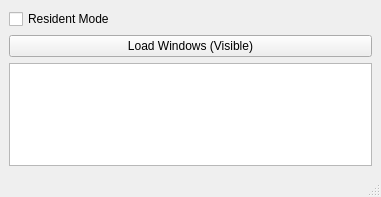
<?xml version="1.0" encoding="UTF-8"?>
<ui version="4.0">
 <class>MainWindow</class>
 <widget class="QMainWindow" name="MainWindow">
  <property name="geometry">
   <rect>
    <x>0</x>
    <y>0</y>
    <width>381</width>
    <height>197</height>
   </rect>
  </property>
  <property name="windowTitle">
   <string>MainWindow</string>
  </property>
  <widget class="QWidget" name="centralwidget">
   <layout class="QGridLayout" name="gridLayout">
    <item row="1" column="0">
     <widget class="QPushButton" name="btnLoad">
      <property name="text">
       <string>Load Windows (Visible)</string>
      </property>
     </widget>
    </item>
    <item row="0" column="0">
     <widget class="QCheckBox" name="chkboxResident">
      <property name="text">
       <string>Resident Mode</string>
      </property>
     </widget>
    </item>
    <item row="2" column="0">
     <widget class="QListWidget" name="listWidget"/>
    </item>
   </layout>
  </widget>
  <widget class="QMenuBar" name="menubar">
   <property name="geometry">
    <rect>
     <x>0</x>
     <y>0</y>
     <width>381</width>
     <height>21</height>
    </rect>
   </property>
  </widget>
  <widget class="QStatusBar" name="statusbar"/>
 </widget>
 <resources/>
 <connections/>
</ui>
